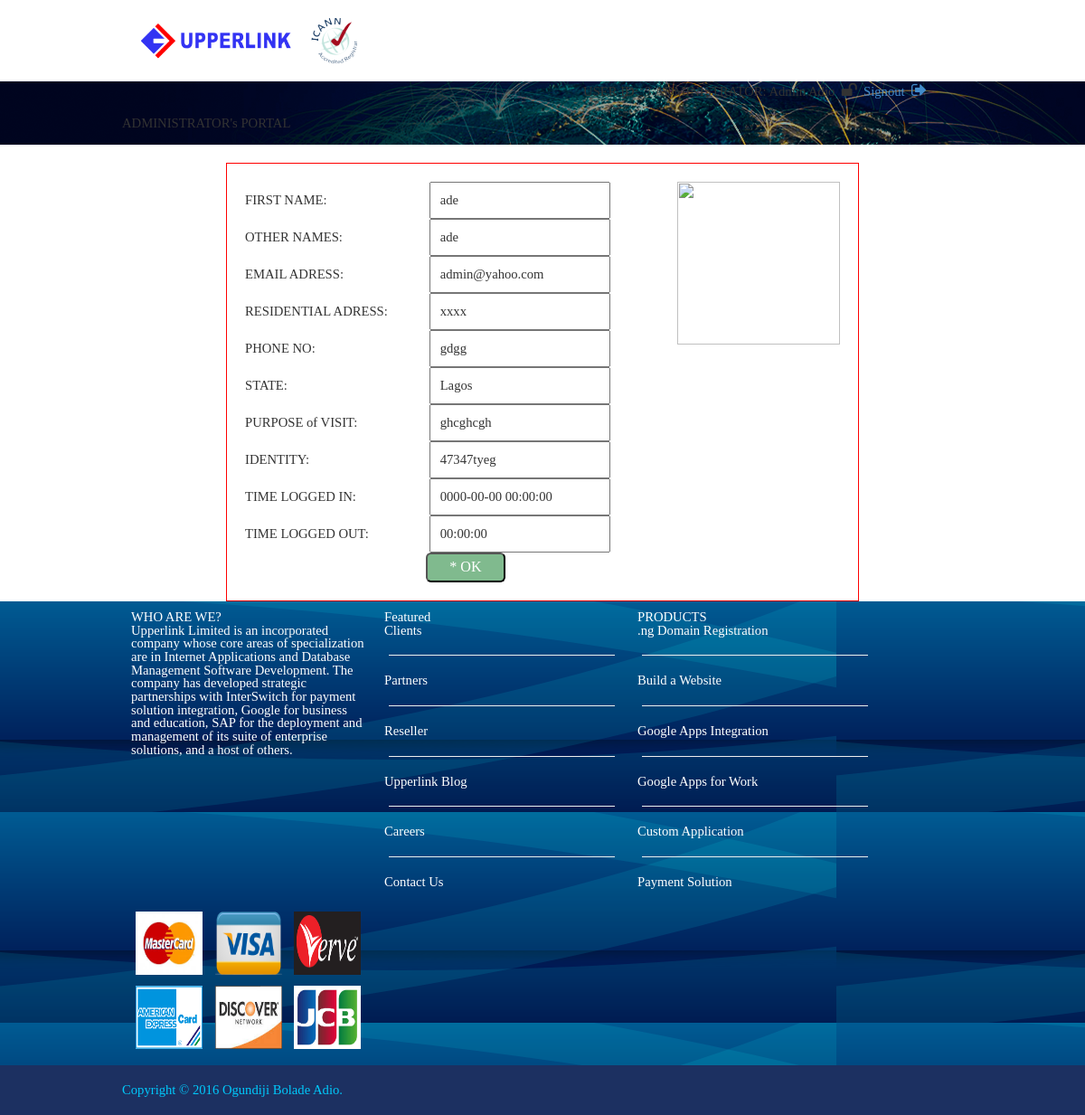
The app's page /admin/partials/panel.php?linking_id=1 (signed in) with its own data.
### tables this page shows
CREATE TABLE IF NOT EXISTS `tbl_visitors` (
  `visitors_id` int(9) NOT NULL AUTO_INCREMENT,
  `visitors_fname` varchar(20) NOT NULL,
  `visitors_oname` varchar(20) NOT NULL,
  `visitors_email` varchar(20) NOT NULL,
  `visitors_address` varchar(50) NOT NULL,
  `visitors_contact` varchar(12) NOT NULL,
  `visitors_state` varchar(15) NOT NULL,
  `visitors_identity` varchar(20) NOT NULL,
  `visit_purpose` varchar(50) NOT NULL,
  `staffs_id` int(9) NOT NULL,
  `visitors_pic` varchar(50) NOT NULL,
  `visitors_timein` datetime NOT NULL,
  `visitors_timeout` time NOT NULL,
  `reg_by` int(9) NOT NULL,
  PRIMARY KEY (`visitors_id`),
  KEY `staffs_id` (`staffs_id`),
  KEY `reg_by` (`reg_by`)
);

### admin/connections/init.php (called while the page is built, shortened)
<?php
function get_username() {
	return $_SESSION['collect']['uname'];
}
function get_enroll() {
	return $_SESSION['collect']['staffs_id'];
}
?>

### admin/partials/panel.php (the view, shortened to what this page needs)
<?php
	require('../connections/init.php');
	if(!check_login())
	header('location: ../index.php?msg=You Are Welcome!');
else{
	$username = get_username();
	$enroll = get_enroll();
}
?>
<html>
<head>
	<link rel="stylesheet" type="text/css" href="../styles/styles.css">
	<link rel="stylesheet" type="text/css" href="../styles/bootstrap.min.css">
</head>
<body>
	<div class="banner">
		<div class="container">
			<div class="placeholder">
				<div id="himage">
					<img src="../images/logo.png" alt="Upperlink Logo">
				</div>
				<div id="menus">
					<ul>
						<li>USER ID:&nbsp; <?php echo $enroll;?></li>
						<li>ADMINISTRATOR: <?php echo $username;?>&nbsp;&nbsp;<span class="fa fa-unlock"></span>&nbsp;&nbsp;<a href="logout.php">Signout&nbsp;&nbsp;<span class="fa fa-sign-out"></a></li>
					</ul>
				</div>
			</div>
		</div>
	</div>
	<div class="advert">
		<div class="container">
			<h2><span class="txt">ADMINISTRATOR's PORTAL</span></h2>
		</div>
	</div>
	<div class="container">
		<div class="wrap">
			<img class="passport" src="">
			<?php
			if (isset($_GET['linking_id'])) {
				$check = $_GET['linking_id'];
				$num = "SELECT * FROM tbl_visitors WHERE visitors_id = $check LIMIT 1";
				$result = mysql_query($num);
				if (mysql_num_rows($result) > 0) {
								while ($exam = mysql_fetch_assoc($result)) {
									echo " <label>FIRST NAME:</label>
					<input type='text' value='".$exam['visitors_fname']."' readonly><br>";
					echo " <label>OTHER NAMES:</label>
					<input type='text' value='".$exam['visitors_oname']."' readonly><br>";
					echo " <label>EMAIL ADRESS:</label>
					<input type='text' value='".$exam['visitors_email']."' readonly><br>";
					echo " <label>RESIDENTIAL ADRESS:</label>
					<input type='text' value='".$exam['visitors_address']."' readonly><br>";
					echo " <label>PHONE NO:</label>
					<input type='text' value='".$exam['visitors_contact']."' readonly><br>";
					echo " <label>STATE:</label>
					<input type='text' value='".$exam['visitors_state']."' readonly><br>";
					echo " <label>PURPOSE of VISIT:</label>
					<input type='text' value='".$exam['visit_purpose']."' readonly><br>";
					echo " <label>IDENTITY:</label>
					<input type='text' value='".$exam['visitors_identity']."' readonly><br>";
					echo " <label>TIME LOGGED IN:</label>
					<input type='text' value='".$exam['visitors_timein']."' readonly><br>";
					echo " <label>TIME LOGGED OUT:</label>
					<input type='text' value='".$exam['visitors_timeout']."' readonly><br>";
				}
				echo "<label>&nbsp;</label><button class='button' onclick="."window.location='adpanel.php';".">* OK</button>";
			}
			else{
				header('location:adpanel.php');
			}
		}
		?>
		</div>
	</div>
	<?php require"footies.php"; ?>
</body>
</html>

### admin/styles/styles.css (style rules this page uses)
.banner { height: 90px; width: auto; }
body { font-family: sans-serif; }
.placeholder { padding: 20px; }
#himage { width: 300px; float: left; }
#menus { width: 800px; float: right; padding: 20px; text-align: right; }
li { list-style: none; display: inline; margin: 0 10px 0 0; }
.advert { background: url(../images/header.png); height: 70px; width: auto; }
input,select { padding: 10px; width: 200px; }
label { width: 200px; margin: 20px 0 0 0; padding: 20px; }
.wrap { width: 700px; height: auto; margin: 20px auto 0 auto; padding: 20px; border: 1px solid red; }
img.passport { width: 180px; height: 180px; float: right; }

### admin/partials/css/style.css (style rules this page uses)
.button { position: relative; display: inline-block; background: #80BA8E; padding: 0.4em 1.5em; text-decoration: none !important; font-size: 1.1em; font-weight: 250; color: #FFF !important; -moz-transition: color 0.35s ease-in-out, background-color 0.35s ease-in-out; -webkit-transition: color 0.35s ease-in-out, background-color 0.35s ease-in-out; -o-transition: color 0.35s ease-in-out, background-color 0.35s ease-in-out; -ms-transition: color 0.35s ease-in-out, background-color 0.35s ease-in-out; transition: color 0.35s ease-in-out, background-color 0.35s ease-in-out; text-align: center; border-radius: 0.35em; }
.fa { text-decoration: none; }
.fa:before { display:inline-block; font-family: FontAwesome; font-size: 1.25em; text-decoration: none; font-style: normal; font-weight: normal; line-height: 1; -webkit-font-smoothing:antialiased; -moz-osx-font-smoothing:grayscale; }
.fa-sign-out:before { content:"\f08b" }
.fa-unlock:before { content:"\f09c" }

### admin/partials/css/style-1000px.css (style rules this page uses)
body,input,textarea,select { font-size: 11pt; }

### records on screen
tbl_visitors: visitors_fname "ade", visitors_oname "ade", visitors_email "admin@yahoo.com", visitors_address "xxxx", visitors_contact "gdgg", visitors_state "Lagos", visit_purpose "ghcghcgh", visitors_identity "47347tyeg", visitors_timein "0000-00-00 00:00:00", visitors_timeout "00:00:00"

### other values on screen
$enroll "3"
$username "Admin Adio"
